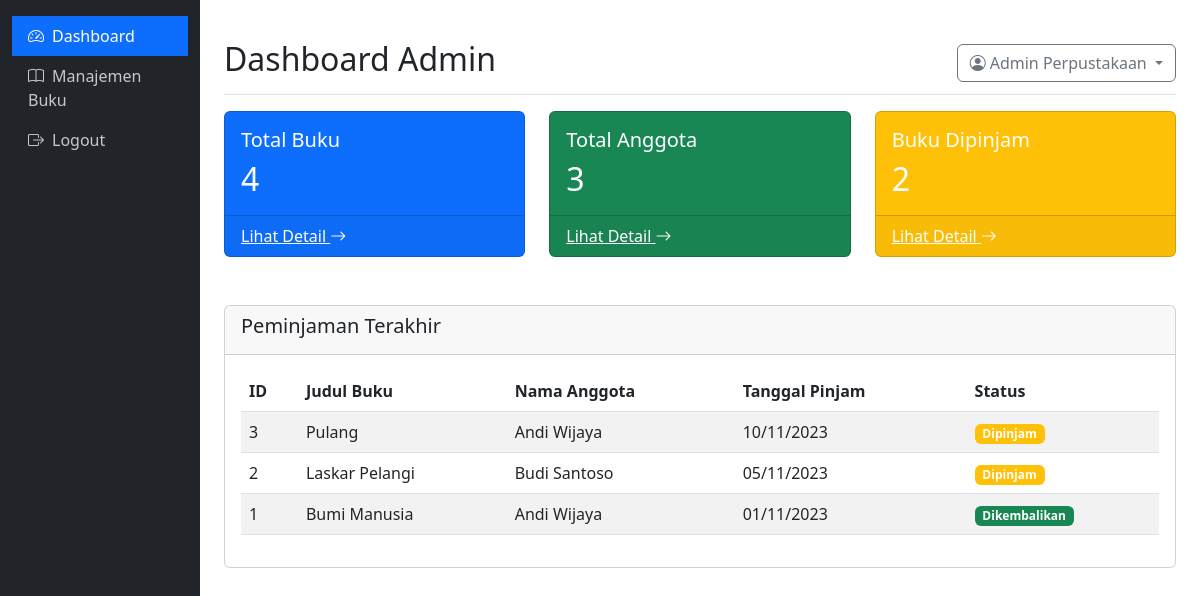
Page /admin/dashboard.php (signed in) on the committed database.
### tables this page shows
CREATE TABLE IF NOT EXISTS Peminjaman (
    peminjaman_id INT PRIMARY KEY AUTO_INCREMENT,
    anggota_id INT NOT NULL,
    buku_id INT NOT NULL,
    tanggal_pinjam DATE NOT NULL,
    tanggal_jatuh_tempo DATE NOT NULL,
    status ENUM('Dipinjam', 'Dikembalikan', 'Terlambat', 'Hilang') DEFAULT 'Dipinjam',
    FOREIGN KEY (anggota_id) REFERENCES Anggota(anggota_id),
    FOREIGN KEY (buku_id) REFERENCES Buku(buku_id)
);

CREATE TABLE IF NOT EXISTS Buku (
    buku_id INT PRIMARY KEY AUTO_INCREMENT,
    isbn VARCHAR(20) UNIQUE,
    judul VARCHAR(255) NOT NULL,
    penerbit_id INT,
    tahun_terbit INT,
    jumlah_halaman INT,
    bahasa VARCHAR(50),
    deskripsi TEXT,
    stok INT DEFAULT 0,
    lokasi_rak VARCHAR(50),
    cover_url VARCHAR(255),
    FOREIGN KEY (penerbit_id) REFERENCES Penerbit(penerbit_id)
);

CREATE TABLE IF NOT EXISTS Anggota (
    anggota_id INT PRIMARY KEY AUTO_INCREMENT,
    nomor_anggota VARCHAR(20) UNIQUE,
    nama VARCHAR(100) NOT NULL,
    alamat TEXT,
    telepon VARCHAR(15),
    email VARCHAR(100),
    tanggal_daftar DATE NOT NULL,
    status_keanggotaan ENUM('Aktif', 'Non-Aktif', 'Ditangguhkan') DEFAULT 'Aktif',
    password_hash VARCHAR(255) NOT NULL
);

### admin/dashboard.php (the view)
<?php
$page_title = "Dashboard Admin";
require_once 'header-admin.php';
$total_buku = $conn->query("SELECT COUNT(*) FROM buku")->fetchColumn();
$total_anggota = $conn->query("SELECT COUNT(*) FROM anggota")->fetchColumn();
$buku_dipinjam = $conn->query("SELECT COUNT(*) FROM peminjaman WHERE status = 'Dipinjam'")->fetchColumn();
?>
<div class="row">
    <div class="col-md-4 mb-4">
        <div class="card text-white bg-primary h-100">
            <div class="card-body">
                <h5 class="card-title">Total Buku</h5>
                <h2 class="card-text"><?= $total_buku ?></h2>
            </div>
            <div class="card-footer">
                <a href="buku.php" class="text-white">Lihat Detail <i class="bi bi-arrow-right"></i></a>
            </div>
        </div>
    </div>
    <div class="col-md-4 mb-4">
        <div class="card text-white bg-success h-100">
            <div class="card-body">
                <h5 class="card-title">Total Anggota</h5>
                <h2 class="card-text"><?= $total_anggota ?></h2>
            </div>
            <div class="card-footer">
                <a href="#" class="text-white">Lihat Detail <i class="bi bi-arrow-right"></i></a>
            </div>
        </div>
    </div>
    <div class="col-md-4 mb-4">
        <div class="card text-white bg-warning h-100">
            <div class="card-body">
                <h5 class="card-title">Buku Dipinjam</h5>
                <h2 class="card-text"><?= $buku_dipinjam ?></h2>
            </div>
            <div class="card-footer">
                <a href="#" class="text-white">Lihat Detail <i class="bi bi-arrow-right"></i></a>
            </div>
        </div>
    </div>
</div>
<div class="card mt-4">
    <div class="card-header">
        <h5>Peminjaman Terakhir</h5>
    </div>
    <div class="card-body">
        <div class="table-responsive">
            <table class="table table-striped">
                <thead>
                    <tr>
                        <th>ID</th>
                        <th>Judul Buku</th>
                        <th>Nama Anggota</th>
                        <th>Tanggal Pinjam</th>
                        <th>Status</th>
                    </tr>
                </thead>
                <tbody>
                    <?php
                    $stmt = $conn->query("
                        SELECT p.peminjaman_id, b.judul, a.nama, p.tanggal_pinjam, p.status
                        FROM peminjaman p
                        JOIN buku b ON p.buku_id = b.buku_id
                        JOIN anggota a ON p.anggota_id = a.anggota_id
                        ORDER BY p.tanggal_pinjam DESC LIMIT 5
                    ");
                    while ($row = $stmt->fetch(PDO::FETCH_ASSOC)):
                    ?>
                    <tr>
                        <td><?= $row['peminjaman_id'] ?></td>
                        <td><?= htmlspecialchars($row['judul']) ?></td>
                        <td><?= htmlspecialchars($row['nama']) ?></td>
                        <td><?= date('d/m/Y', strtotime($row['tanggal_pinjam'])) ?></td>
                        <td>
                            <span class="badge bg-<?=
                                $row['status'] == 'Dipinjam' ? 'warning' :
                                ($row['status'] == 'Dikembalikan' ? 'success' : 'danger')
                            ?>">
                                <?= $row['status'] ?>
                            </span>
                        </td>
                    </tr>
                    <?php endwhile; ?>
                </tbody>
            </table>
        </div>
    </div>
</div>
<?php require_once 'footer-admin.php'; ?>

### admin/header-admin.php (shortened to what this page needs)
<?php
$current_user = $_SESSION['user'];
?>
<!DOCTYPE html>
<html lang="id">
<head>
    <link href="https://cdn.jsdelivr.net/npm/bootstrap@5.3.0/dist/css/bootstrap.min.css" rel="stylesheet">
    <link rel="stylesheet" href="https://cdn.jsdelivr.net/npm/bootstrap-icons@1.10.0/font/bootstrap-icons.css">
</head>
<body>
    <div class="container-fluid">
        <div class="row">
            <div class="col-md-3 col-lg-2 d-md-block sidebar collapse bg-dark">
                <div class="position-sticky pt-3">
                    <ul class="nav flex-column">
                        <li class="nav-item">
                            <a class="nav-link <?= basename($_SERVER['PHP_SELF']) == 'dashboard.php' ? 'active' : '' ?>" href="dashboard.php">
                                <i class="bi bi-speedometer2 me-2"></i>Dashboard
                            </a>
                        </li>
                        <li class="nav-item">
                            <a class="nav-link <?= basename($_SERVER['PHP_SELF']) == 'buku.php' ? 'active' : '' ?>" href="buku.php">
                                <i class="bi bi-book me-2"></i>Manajemen Buku
                            </a>
                        </li>
                        <li class="nav-item">
                            <a class="nav-link" href="../logout.php">
                                <i class="bi bi-box-arrow-right me-2"></i>Logout
                            </a>
                        </li>
                    </ul>
                </div>
            </div>
            <main class="col-md-9 ms-sm-auto col-lg-10 px-md-4 py-4">
                <div class="d-flex justify-content-between flex-wrap flex-md-nowrap align-items-center pt-3 pb-2 mb-3 border-bottom">
                    <h1 class="h2"><?= $page_title ?? 'Dashboard' ?></h1>
                    <div class="btn-toolbar mb-2 mb-md-0">
                        <div class="dropdown">
                            <button class="btn btn-outline-secondary dropdown-toggle" type="button" data-bs-toggle="dropdown">
                                <i class="bi bi-person-circle me-1"></i><?= htmlspecialchars($current_user['nama_lengkap']) ?>
                            </button>
                        </div>
                    </div>
                </div>

### footer-admin.php (shortened to what this page needs)
</main>
        </div>
    </div>
</body>
</html>

### admin/header-admin.php (style rules this page uses)
.sidebar { min-height: 100vh; background-color: #212529; }
.sidebar .nav-link { color: rgba(255, 255, 255, 0.75); }
.sidebar .nav-link.active { color: white; background-color: #0d6efd; }

### rows in the picture
peminjaman: peminjaman_id "3", buku.judul "Pulang", anggota.nama "Andi Wijaya", tanggal_pinjam "10/11/2023", status "Dipinjam"
peminjaman: peminjaman_id "2", buku.judul "Laskar Pelangi", anggota.nama "Budi Santoso", tanggal_pinjam "05/11/2023", status "Dipinjam"
peminjaman: peminjaman_id "1", buku.judul "Bumi Manusia", anggota.nama "Andi Wijaya", tanggal_pinjam "01/11/2023", status "Dikembalikan"

### other values in the picture
$page_title "Dashboard Admin"
$current_user['nama_lengkap'] "Admin Perpustakaan"
$total_buku "4"
$total_anggota "3"
$buku_dipinjam "2"
